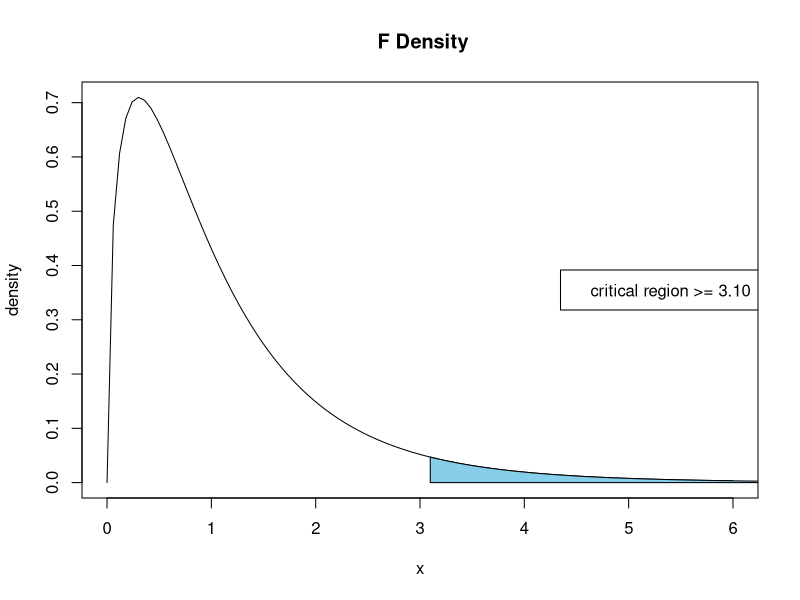

Recreate this plot in R.


#----------------------------------------------------------
# BASIC EXAMPLE
s1<-2.1   # sd of var1
n1<-13    # n of var1
s2<-1.1   # sd of var2
n2<-16    # n of var2

F <- s1**2/s2**2  # F calculation (see image above)

# get quantile with 95% CI with n1-1, n2-1 degrees of freedom
qf(0.95,n1-1,n2-1,lower.tail=TRUE)
pf(F,n1-1,n2-1,lower.tail=FALSE) # probability of the F statistic


#----------------------------------------------------------
# BASIC EXAMPLE 2
# gets critical value for F statistic based on 95% confidence, 
# and 3 and 20 degrees of freedom (from the machine file)
# if the computed F test statistic is greater than the table F 
#   value, then its signficant.
f.upper <- qf(0.95, 3, 20, 
              lower.tail = TRUE)
cord.x <- c(f.upper, 
            seq(f.upper, 15, 0.01), 6)
cord.y <- c(0, df(seq(f.upper, 15, 0.01), 3, 20), 0)
curve(df(x,3,20),
      xlim=c(0,6),
      main=" F Density", 
      ylab = "density")
polygon(cord.x, cord.y, col="skyblue")
legend("right", 
       legend = c("critical region >= 3.10"))
